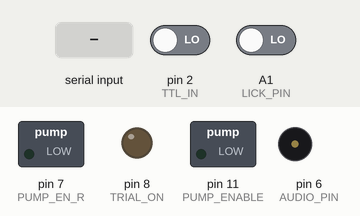
Recording of a sketch running on a simulated Arduino Uno, built with avr-gcc and run on an emulated ATmega328P. Shown: switched loads named in the sketch (green lamp = pin HIGH), output pins drawn as LEDs (lit = HIGH), buzzer (waves = sounding). Inputs (shaded band) come from the test bench; at power-on: pin 2 (TTL_IN) LOW, A1 (LICK_PIN) LOW. Random numbers use the default seed unless the sketch sets one; what the sketch prints to the serial monitor is not drawn.

Above: at 1.2 s.
1.3 s: pin 2 (TTL_IN) driven HIGH
2.8 s: "1" received over Serial
At 3.5 s:
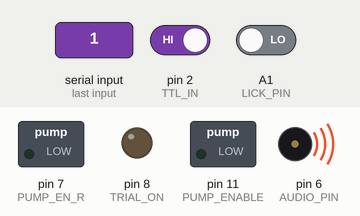
At 4.92 s:
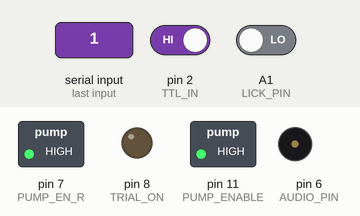
5.8 s: A1 (LICK_PIN) driven HIGH
7.3 s: "t" received over Serial
Timing chart, 0 to 10.3 s (numbered marks = the images above; inputs shaded):
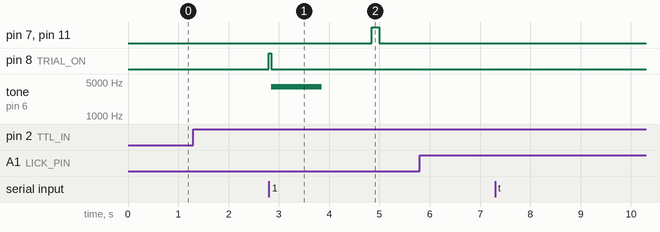

Measured:
- after the input at 1.3 s, every drawn part: stays the same
- after the input at 2.8 s, pin 7 (PUMP_EN_R), pin 11 (PUMP_ENABLE): LOW → HIGH after 2.0 s, → LOW 0.15 s later; pin 8 (TRIAL_ON): LOW → HIGH at once, → LOW 0.05 s later; tone on pin 6 (AUDIO_PIN): silent → 4000 Hz after 0.05 s, → silent 1.0 s later
- after the input at 5.8 s, every drawn part: stays the same
- after the input at 7.3 s, every drawn part: stays the same

The sketch:

reward2in1.ino
```cpp
// === Hardware Pin Definitions ===
#define PUMP_ENABLE 11
#define PUMP_EN_R 7
#define AUDIO_PIN 6
#define LICK_PIN A1
#define TRIAL_ON 8
#define TTL_IN 2

// === Timing Parameters (ms)
#define PUMP_DURATION 150
#define TONE_DURATION 1000
#define POST_TONE_DELAY 1000
#define MAX_SAME_TONE 5
#define LICK_DEBOUNCE 0.025

// === Reward Probabilities (%)
#define REWARD_PROB_PCT     95   // Tone1_low: probability to deliver water
#define NONREWARD_PROB_PCT  20   // Tone2_high: probability to deliver water

// === Post-Trial Delay (ms) ===
#define POST_TRIAL_DELAY_MIN 5000  // min inter-trial for Random
#define POST_TRIAL_DELAY_MAX 8000  // max inter-trial for Random


// === TTL Pulse Durations (ms)
#define TTL_TONE1_DURATION 50
#define TTL_TONE2_DURATION 100

// === Tone Frequencies
const int TONE1_FREQ = 4000;
const int TONE2_FREQ = 9000;

// === Serial Bytes
const byte ARDUINO_RESET = 'r';
const byte ARDUINO_READY = 'x';

// === State Variables
bool started = false;
bool waiting_for_ttl = true;  // 🆕 required for Mode 1
int last_tone = -1;
int same_count = 0;
int lick_count_this_trial = 0;
bool last_lick_state = LOW;
unsigned long last_lick_time = 0;

void setup() {
  pinMode(PUMP_ENABLE, OUTPUT);
  pinMode(PUMP_EN_R, OUTPUT);
  pinMode(TRIAL_ON, OUTPUT);
  pinMode(AUDIO_PIN, OUTPUT);
  pinMode(LICK_PIN, INPUT);
  pinMode(TTL_IN, INPUT);

  digitalWrite(PUMP_ENABLE, LOW);
  digitalWrite(PUMP_EN_R, LOW);
  digitalWrite(TRIAL_ON, LOW);

  Serial.begin(115200);
  randomSeed(analogRead(A0));

  Serial.println("🔌 Arduino ready. Waiting for TTL...");
}

void loop() {
  check_lick();  // always run

  // TTL trigger detection (Mode 1)
  if (waiting_for_ttl && digitalRead(TTL_IN) == HIGH) {
    started = true;
    waiting_for_ttl = false;
    Serial.write(ARDUINO_READY);
    Serial.println("✅ TTL HIGH detected. Trials enabled.");
  }

  // Serial control
  if (Serial.available() > 0) {
    char incoming = Serial.read();
    if (incoming == '1' && started) {
      run_trial();
    } else if (incoming == 't') {
      started = true;
      waiting_for_ttl = false;
      Serial.println("🧪 Testing mode activated. Skipping TTL.");
    } else if (incoming == ARDUINO_RESET) {
      started = false;
      waiting_for_ttl = true;
      Serial.println("🔁 Reset received. Waiting for TTL again.");
    }

  }
}

void run_trial() {
  lick_count_this_trial = 0;

  int rand_choice = random(0, 2);
  if (rand_choice == last_tone) {
    same_count++;
    if (same_count >= MAX_SAME_TONE) {
      rand_choice = 1 - last_tone;
      same_count = 0;
    }
  } else {
    same_count = 1;
  }
  last_tone = rand_choice;

  digitalWrite(TRIAL_ON, HIGH);
  delay(rand_choice == 0 ? TTL_TONE1_DURATION : TTL_TONE2_DURATION);
  digitalWrite(TRIAL_ON, LOW);

  Serial.println("TRIAL_START");

  unsigned long tone_start = millis();
  tone(AUDIO_PIN, rand_choice == 0 ? TONE1_FREQ : TONE2_FREQ, TONE_DURATION);

  while (millis() - tone_start < TONE_DURATION + POST_TONE_DELAY) {
    check_lick();
  }
  noTone(AUDIO_PIN);

  if (rand_choice == 0) {
    // === Tone1_low: reward-eligible ===
    bool deliver = (random(100) < REWARD_PROB_PCT);  // 95% yes, 5% no
    if (deliver) {
      give_reward();
      Serial.print("Tone1_low,Reward,LickCount:");
    } else {
      delay(PUMP_DURATION);                          // fake wait for timing symmetry
      Serial.print("Tone1_low,None,LickCount:");
    }
  } else {
    // === Tone2_high: normally non-reward ===
    bool deliver = (random(100) < NONREWARD_PROB_PCT);  // 20% yes, 80% no
    if (deliver) {
      give_reward();
      Serial.print("Tone2_high,Reward,LickCount:");
    } else {
      delay(PUMP_DURATION);                            // fake wait to keep duration matched
      Serial.print("Tone2_high,None,LickCount:");
    }
  }
  Serial.println(lick_count_this_trial);

  unsigned long delay_start = millis();
  unsigned long delay_duration = random(POST_TRIAL_DELAY_MIN, POST_TRIAL_DELAY_MAX + 1);
  while (millis() - delay_start < delay_duration) {
    check_lick();
  }
}

void give_reward() {
  digitalWrite(PUMP_ENABLE, HIGH);
  digitalWrite(PUMP_EN_R, HIGH);
  delay(PUMP_DURATION);
  digitalWrite(PUMP_ENABLE, LOW);
  digitalWrite(PUMP_EN_R, LOW);
}

void check_lick() {
  bool current_state = digitalRead(LICK_PIN);
  unsigned long now = millis();

  if (current_state == HIGH && last_lick_state == LOW && (now - last_lick_time > LICK_DEBOUNCE)) {
    lick_count_this_trial++;
    Serial.print("Lick,");
    Serial.println(now);
    last_lick_time = now;
  }

  last_lick_state = current_state;
}
```
